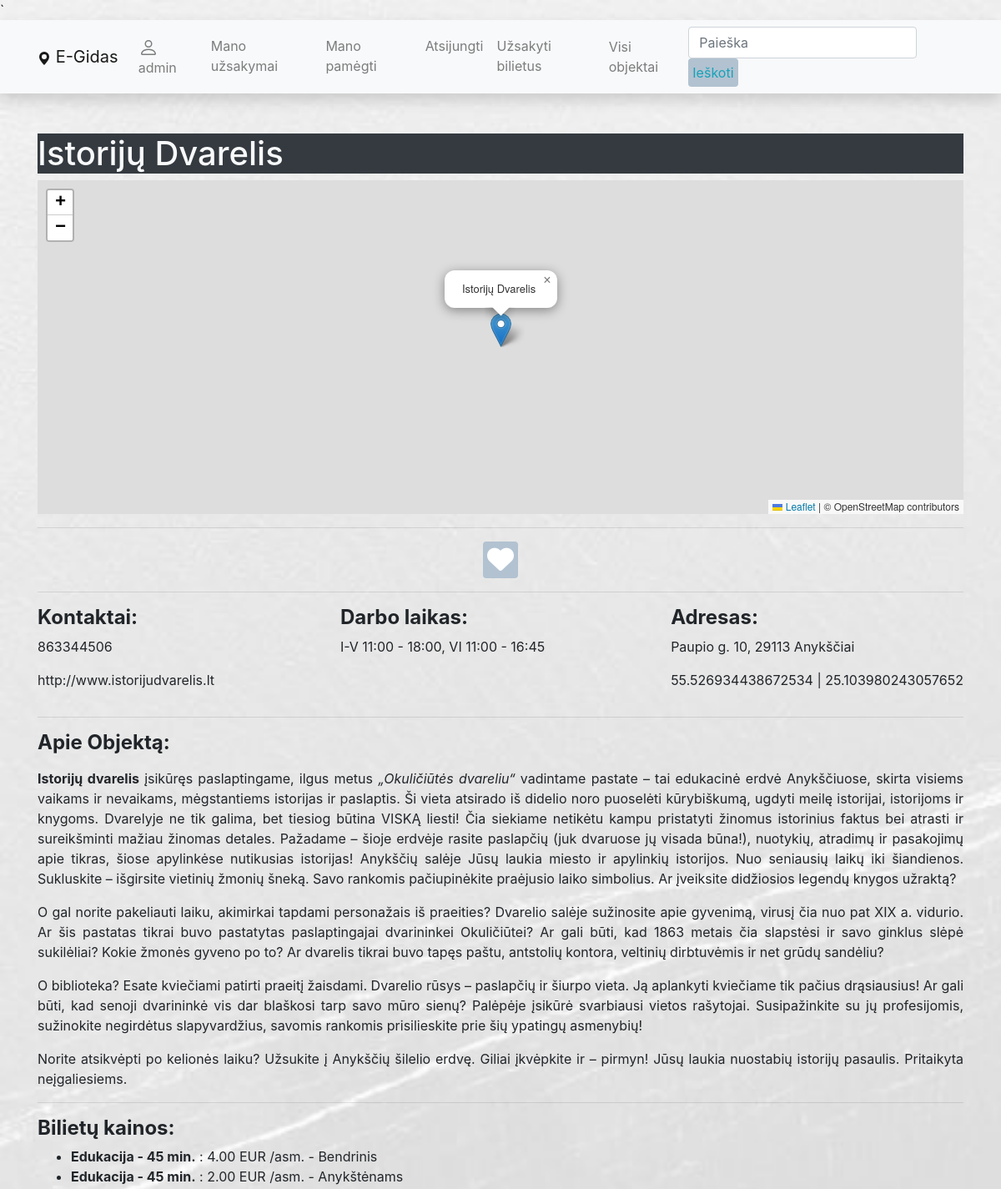
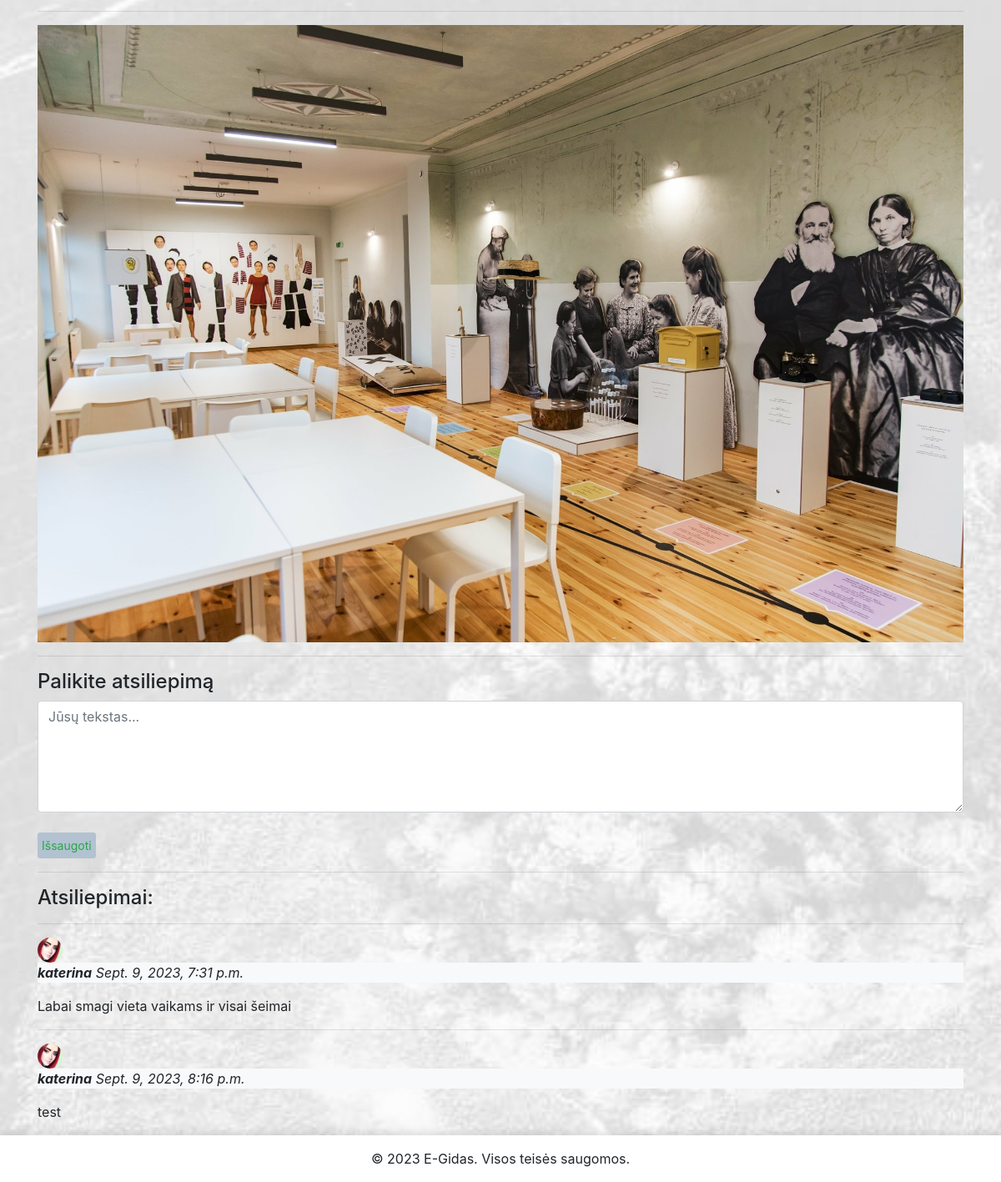
/egidas/objektai/1 (signed in), run on the app's committed database (2 pictures, top to bottom).
### egidas/models.py (models this page shows, shortened)
class Place(models.Model):
    title = models.CharField('Pavadinimas', max_length=200)
    address = models.CharField("Adresas", max_length=200, null=True, blank=True)
    latitude = models.FloatField("Platuma", null=True, blank=True)
    longitude = models.FloatField("Ilguma", null=True, blank=True)
    description = HTMLField("Apie")
    working_hours = models.CharField('Darbo valandos', max_length=255, null=True, blank=True)
    tel = models.CharField('Telefono numeris', max_length=20)
    website = models.URLField('Svetainė', max_length=200, null=True, blank=True)
    subcategories = models.ManyToManyField(Subcategory, related_name='places', help_text='Priskirkite subkategorijas')
    cover = models.ImageField("Nuotrauka", upload_to="covers", null=True, blank=True)
    class Meta:
        verbose_name = 'Objektas'
        verbose_name_plural = 'Objektai'

class Ticket(models.Model):
    place = models.ForeignKey(Place, related_name='tickets', on_delete=models.CASCADE)
    price = models.DecimalField(max_digits=9, decimal_places=2)
    service = models.CharField('Paslaugos pavadinimas', max_length=255, null=True, blank=True)
    TYPE = (
        ('Suaugusiam', 'Suaugusiems'),
        ('Vaikams', 'Vaikams'),
        ('Pens/Neįg', 'Neįgaliems ir pencininkams'),
        ('Bendrinis', 'Bendrinis'),
        ('Anykštėnams', 'Anykštėnams'),
        ('Stud/Moksl', 'Moksleiviams ir studentams')
    )
    type = models.CharField(
        max_length=50,
        choices=TYPE,
        blank=True,
        default='Bendrinis',
        help_text='Bilieto tipas'
    )
    class Meta:
        verbose_name = 'Bilietas'
        verbose_name_plural = 'Bilietai'

class PlaceReview(models.Model):
    user = models.ForeignKey(User, related_name='reviews', on_delete=models.CASCADE, null=True, blank=True)
    date_created = models.DateTimeField(auto_now_add=True)
    place = models.ForeignKey(Place, on_delete=models.CASCADE, related_name="placereview_set", blank=True)
    content = models.TextField('Atsiliepimas', null=True, blank=True)
    rating = models.IntegerField('Įvertinimas', null=True, blank=True,
                                 validators=[MinValueValidator(1), MaxValueValidator(5)])
    class Meta:
        verbose_name = 'Atsiliepimas'
        verbose_name_plural = 'Atsiliepimai'

class Profilis(models.Model):
    user = models.OneToOneField(User, on_delete=models.CASCADE, blank=True)
    nuotrauka = models.ImageField(default='profile_pics/pfp.png', upload_to='profile_pics')
    class Meta:
        verbose_name = 'Profilis'
        verbose_name_plural = 'Profiliai'

### egidas/views.py (the view, shortened to what this page needs)
# urls.py: path('objektai/<int:pk>', views.PlaceDetailView.as_view(), name='place-detail'),
class PlaceDetailView(generic.edit.FormMixin, generic.DetailView):
    model = Place
    context_object_name = 'place'
    template_name = 'place_detail.html'
    form_class = PlaceReviewForm

### egidas/forms.py
class PlaceReviewForm(forms.ModelForm):
    class Meta:
        model = PlaceReview
        fields = ('content', 'rating', 'user',)
        widgets = {
            'place': forms.HiddenInput(),
            'user': forms.HiddenInput(),
            'content': forms.Textarea(attrs={'class': 'form-control', 'rows': 5, 'placeholder': 'Jūsų tekstas...'}),
        }

### egidas/templates/place_detail.html (shortened to what this page needs)
{% extends "base.html" %}
{% block content %}
<h1 class="text-light bg-dark">{{ place.title }}</h1>
<div id="map" style="height: 400px;"></div>
<hr/>
{% if user.is_authenticated %}
    <div style="text-align: center;">
        <a href="{% url 'add-favourite' place.id %}" class="btn btn-danger custom-red-button">
            <i class="fas fa-heart fa-2x"></i>
        </a>
    </div>
{% endif %}
<hr/>
<div style="display: flex; justify-content: space-between;">
    <div>
        <h4><strong>Kontaktai:</strong></h4>
        <p>{{ place.tel }}</p>
        <p>{{ place.website }}</p>
    </div>
    <div>
        <h4><strong>Darbo laikas:</strong></h4>
        <p>{{ place.working_hours }}</p>
    </div>
    <div>
        <h4><strong>Adresas:</strong></h4>
        <p>{{ place.address }}</p>
        <p>{{ place.latitude }} | {{ place.longitude }}</p>
    </div>
</div>
<hr/>
<h4><strong>Apie Objektą:</strong></h4>
<p>{{ place.description | safe }}</p>
<hr/>
{% if place.tickets.all %}
<h4><strong>Bilietų kainos:</strong></h4>
<ul>
    {% for ticket in place.tickets.all %}
    <li><strong>{{ ticket.service }}</strong> : {{ ticket.price }} EUR /asm. - {{ ticket.type }}</li>
    {% endfor %}
</ul>
{% endif %}
<hr/>
{% if place.cover %}
<img src="{{ place.cover.url }}" class="img-fluid" alt="{{ place.title }} cover image">
{% endif %}
<br>
<hr/>
{% if user.is_authenticated %}
<div class="fieldWrapper">
    <h4>Palikite atsiliepimą</h4>
    <form action="" method="post">
        {{ form.content }}
        <br>
        <input type="submit" class="btn btn-outline-success btn-sm" value="Išsaugoti">
    </form>
</div>
{% endif %}
<hr>
<h4>Atsiliepimai:</h4>
{% if place.placereview_set.all %}
    {% for review in place.placereview_set.all %}
        <hr/>
<img class="img-fluid rounded-circle" src="{{ review.user.profilis.nuotrauka.url }}" style="width: 30px; height: 30px;"/>
<p class="bg-light"><em><strong>{{ review.user }}</strong> {{ review.date_created }}</em></p>
        <p>{{ review.content }}</p>
    {% endfor %}
{% else %}
    <p>Objektas atsiliepimų neturi</p>
{% endif %}
{% endblock %}

### egidas/templates/base.html (shortened to what this page needs)
<!DOCTYPE html>
<html lang="en">
<head>
    <link rel="stylesheet" href="https://unpkg.com/leaflet@1.7.1/dist/leaflet.css" />
    <link
            rel="stylesheet"
            href="https://stackpath.bootstrapcdn.com/bootstrap/4.1.3/css/bootstrap.min.css"
    />
    <link
            rel="stylesheet"
            href="https://cdnjs.cloudflare.com/ajax/libs/font-awesome/4.7.0/css/font-awesome.min.css"
    />
    <link   href="https://maxcdn.bootstrapcdn.com/bootstrap/4.5.2/css/bootstrap.min.css"
            rel="stylesheet"
    />
    <link   rel="stylesheet"
            href="https://cdnjs.cloudflare.com/ajax/libs/font-awesome/6.0.0-beta3/css/all.min.css"
    />
    {% load static %}
    <link rel="stylesheet" href="{% static 'css/styles.css' %}"/>
</head>
<body class="d-flex flex-column">
<div id="content-wrapper" class="flex-grow-1">
    <nav
            class="navbar navbar-expand-lg navbar-light bg-light static-top mb-5 shadow">
        <div class="container">
            <a class="navbar-brand" href="{% url 'index' %}">
                <svg xmlns="http://www.w3.org/2000/svg" width="16" height="16" fill="currentColor"
                     class="bi bi-geo-alt-fill" viewBox="0 0 16 16">
                    <path d="M8 16s6-5.686 6-10A6 6 0 0 0 2 6c0 4.314 6 10 6 10zm0-7a3 3 0 1 1 0-6 3 3 0 0 1 0 6z"/>
                </svg>
                E-Gidas</a
            >
            <div class="collapse navbar-collapse" id="navbarResponsive">
                <ul class="navbar-nav">
                    {% if user.is_authenticated %}
                    <li class="nav-item"><a class="nav-link" href="{% url 'profile' %}">
                        {{ user.get_username }}</a></li>
                    <li class="nav-item"><a class="nav-link" href="{% url 'my-orders' %}">Mano užsakymai</a></li>
                    <li class="nav-item"><a class="nav-link" href="{% url 'favourites' %}">Mano pamėgti</a></li>
                    <li class="nav-item"><a class="nav-link" href="{% url 'logout' %}">Atsijungti</a></li>
                    <li class="nav-item"><a class="nav-link" href="{% url 'my-new-order' %}">Užsakyti bilietus</a></li>
                    {% else %}
                    <li class="nav-item"><a class="nav-link" href="{% url 'login' %}?next={{ request.path }}">Prisijungti</a></li>
                    <li class="nav-item"><a class="nav-link" href="{% url 'register' %}">Registruotis</a></li>
                    {% endif %}
                </ul>
                <ul  class="navbar-nav ml-auto">
                    <li class="nav-item"><a class="nav-link" href="{% url 'place-list' %}">Visi objektai</a></li>
                </ul>
                <form
                        class="form-inline"
                        action="{% url 'search' %}"
                        method="get"
                >
                    <input
                            class="form-control mr-sm-2"
                            type="search"
                            placeholder="Paieška"
                            aria-label="Search"
                            name="search_text"
                    />
                    <button class="btn btn-outline-info my-2 my-sm-0" type="submit">
                        Ieškoti
                    </button>
                </form>
            </div>
        </div>
    </nav>
    <div class="container">
        {% block content %}{% endblock %}
    </div>
    <footer class="bg-light text-center text-lg-start mt-auto my-top-shadow">
        <div class="text-center p-3" style="background-color: #fff;">
            © 2023 E-Gidas. Visos teisės saugomos.
        </div>
    </footer>
</div>
</body>
</html>

### egidas/static/css/styles.css (style rules this page uses)
body { background-image: url('/static/img/anyksciai.jpg'); background-size: cover; background-attachment: fixed; display: flex; flex-direction: column; min-height: 100vh; }
#content-wrapper { flex-grow: 1; display: flex; flex-direction: column; }
footer { flex-shrink: 0; position: relative; width: 100%; }
.my-top-shadow { box-shadow: 0px -4px 8px rgba(0, 0, 0, 0.1); }
.btn { padding: 5px; background-color: #b2c2d1; border: 2px; cursor: pointer; }

### data on the page
Place: title "Istorijų Dvarelis", tel "863344506", website "http://www.istorijudvarelis.lt", working_hours "I-V 11:00 - 18:00, VI 11:00 - 16:45", address "Paupio g. 10, 29113 Anykščiai", latitude "55.526934438672534", longitude "25.103980243057652", description "Istorijų dvarelis įsikūręs paslaptingame, ilgus metus „Okuličiūtės dvareliu“ vadintame pastate – tai edukacinė erdvė Anykščiuose, skirta visiems vaikams ir nevaikams, mėgstantiems istorijas ir paslaptis. Ši vieta atsirado iš didelio noro puoselėti kūrybiškumą, ugdyti meilę istorijai, istorijoms ir knygoms. Dvarelyje ne tik galima, bet tiesiog būtina VISKĄ liesti! Čia siekiame netikėtu kampu pristatyti žinomus istorinius faktus bei atrasti ir sureikšminti mažiau žinomas detales. Pažadame – šioje erdvėje rasite paslapčių (juk dvaruose jų visada būna!), nuotykių, atradimų ir pasakojimų apie tikras, šiose apylinkėse nutikusias istorijas! Anykščių salėje Jūsų laukia miesto ir apylinkių…", cover (picture)
Ticket: service "Edukacija - 45 min.", price "4.00", type "Bendrinis"
Ticket: service "Edukacija - 45 min.", price "2.00", type "Anykštėnams"
PlaceReview: user.profilis.nuotrauka (picture), user "katerina", date_created "Sept. 9, 2023, 7:31 p.m.", content "Labai smagi vieta vaikams ir visai šeimai"
PlaceReview: user.profilis.nuotrauka (picture), user "katerina", date_created "Sept. 9, 2023, 8:16 p.m.", content "test"

### other printed values
{{ user.get_username }} "admin"
